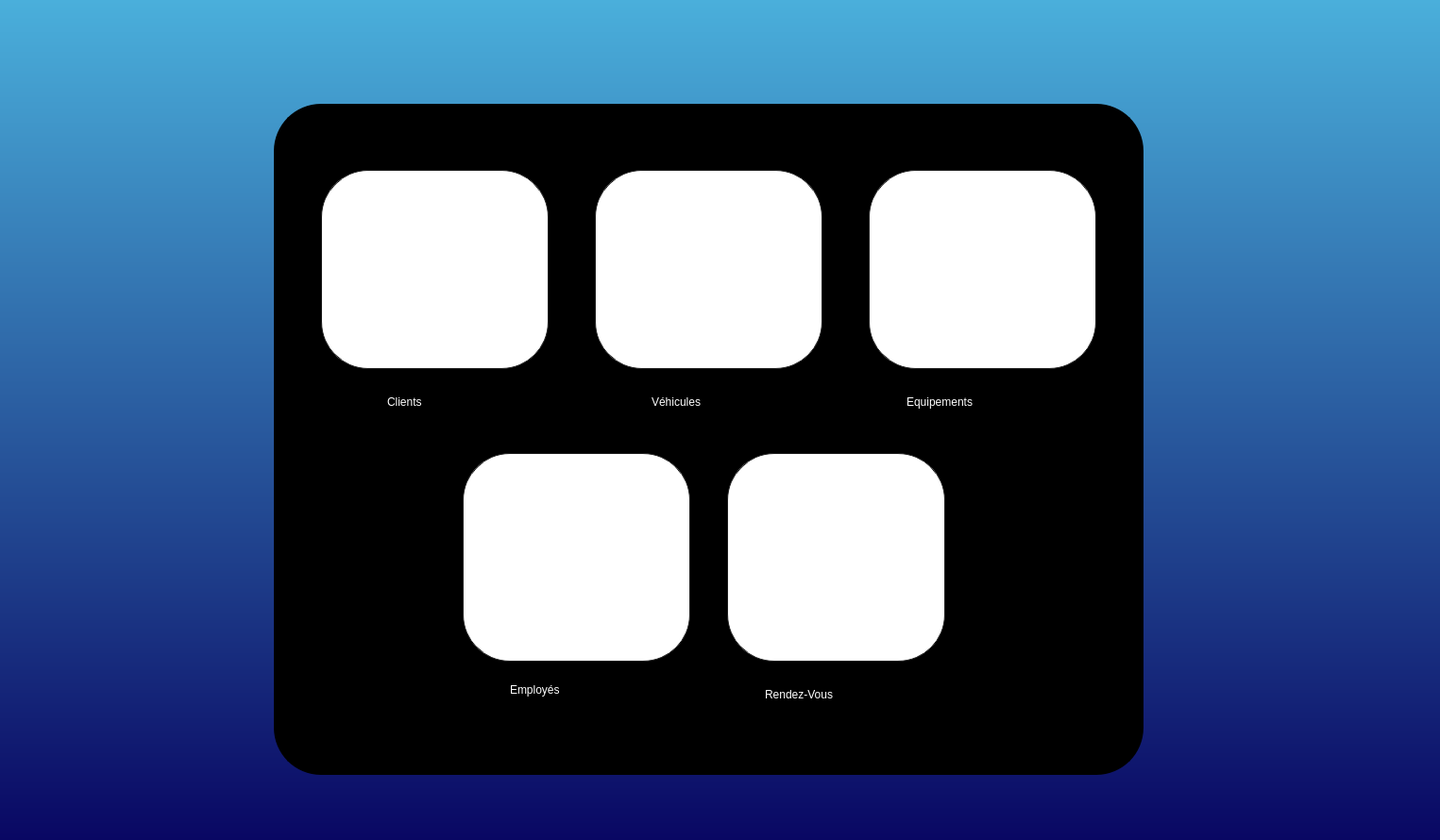
<?xml version="1.0" encoding="UTF-8"?>
<ui version="4.0">
 <class>menu</class>
 <widget class="QDialog" name="menu">
  <property name="geometry">
   <rect>
    <x>0</x>
    <y>0</y>
    <width>1525</width>
    <height>890</height>
   </rect>
  </property>
  <property name="windowTitle">
   <string>Dialog</string>
  </property>
  <property name="styleSheet">
   <string notr="true">QDialog{
/*background-color: QLinearGradient( x1: 0, y1: 0, x2: 0, y2: 1, stop: 0  #435cff, stop: 1 #00007f);*/
background-color:QLinearGradient( x1: 0, y1: 0, x2: 0, y2: 1, stop: 0 #4aafdb, stop: 1 #090763);
/*background-color:QLinearGradient( x1: 0, y1: 0, x2: 1, y2: 0, stop: 0#8a76f9 , stop: 1 #4bfceb);*/
}


QPushButton
{
    color: #b1b1b1;
background-color: #ffffff;
   /* background-color: QLinearGradient( x1: 0, y1: 0, x2: 0, y2: 1, stop: 0 #565656, stop: 0.1 #525252, stop: 0.5 #4e4e4e, stop: 0.9 #4a4a4a, stop: 1 #464646);*/

    border-width: 1px;
    border-color: #1e1e1e;
    border-style: solid;
    border-radius: 50px;
    padding: 3px;
    font-size: 12px;
    padding-left: 5px;
    padding-right: 5px;
}

QPushButton:pressed
{
 /*   background-color: QLinearGradient( x1: 0, y1: 0, x2: 0, y2: 1, stop: 0 #2d2d2d, stop: 0.1 #2b2b2b, stop: 0.5 #292929, stop: 0.9 #282828, stop: 1 #252525);*/
	background-color: rgb(179, 179, 179);
}
#menu #menu_2{
border: 2px solid black;
     /*background-color: #ffa02f;*/
	
	background-color: rgb(0, 0, 0);
     padding: 1px;
     border-radius: 50px;
     opacity: 100;

}
#menu QLabel{
	font: 16pt &quot;Segoe Print&quot;;

}</string>
  </property>
  <widget class="QLabel" name="menu_2">
   <property name="geometry">
    <rect>
     <x>290</x>
     <y>110</y>
     <width>921</width>
     <height>711</height>
    </rect>
   </property>
   <property name="text">
    <string/>
   </property>
  </widget>
  <widget class="QPushButton" name="pushButton">
   <property name="geometry">
    <rect>
     <x>340</x>
     <y>180</y>
     <width>241</width>
     <height>211</height>
    </rect>
   </property>
   <property name="text">
    <string/>
   </property>
   <property name="icon">
    <iconset resource="style.qrc">
     <normaloff>:/new/prefix1/icons/cli.png</normaloff>:/new/prefix1/icons/cli.png</iconset>
   </property>
   <property name="iconSize">
    <size>
     <width>200</width>
     <height>200</height>
    </size>
   </property>
  </widget>
  <widget class="QPushButton" name="pushButton_2">
   <property name="geometry">
    <rect>
     <x>490</x>
     <y>480</y>
     <width>241</width>
     <height>221</height>
    </rect>
   </property>
   <property name="text">
    <string/>
   </property>
   <property name="icon">
    <iconset resource="style.qrc">
     <normaloff>:/new/prefix1/icons/emp.png</normaloff>:/new/prefix1/icons/emp.png</iconset>
   </property>
   <property name="iconSize">
    <size>
     <width>200</width>
     <height>200</height>
    </size>
   </property>
  </widget>
  <widget class="QPushButton" name="pushButton_3">
   <property name="geometry">
    <rect>
     <x>630</x>
     <y>180</y>
     <width>241</width>
     <height>211</height>
    </rect>
   </property>
   <property name="text">
    <string/>
   </property>
   <property name="icon">
    <iconset resource="style.qrc">
     <normaloff>:/new/prefix1/icons/vehi.png</normaloff>:/new/prefix1/icons/vehi.png</iconset>
   </property>
   <property name="iconSize">
    <size>
     <width>200</width>
     <height>200</height>
    </size>
   </property>
  </widget>
  <widget class="QPushButton" name="pushButton_4">
   <property name="geometry">
    <rect>
     <x>920</x>
     <y>180</y>
     <width>241</width>
     <height>211</height>
    </rect>
   </property>
   <property name="text">
    <string/>
   </property>
   <property name="icon">
    <iconset resource="style.qrc">
     <normaloff>:/new/prefix1/icons/equi.png</normaloff>:/new/prefix1/icons/equi.png</iconset>
   </property>
   <property name="iconSize">
    <size>
     <width>200</width>
     <height>200</height>
    </size>
   </property>
  </widget>
  <widget class="QPushButton" name="pushButton_5">
   <property name="geometry">
    <rect>
     <x>770</x>
     <y>480</y>
     <width>231</width>
     <height>221</height>
    </rect>
   </property>
   <property name="text">
    <string/>
   </property>
   <property name="icon">
    <iconset resource="style.qrc">
     <normaloff>:/new/prefix1/icons/rend.png</normaloff>:/new/prefix1/icons/rend.png</iconset>
   </property>
   <property name="iconSize">
    <size>
     <width>200</width>
     <height>200</height>
    </size>
   </property>
  </widget>
  <widget class="QLabel" name="label_2">
   <property name="geometry">
    <rect>
     <x>410</x>
     <y>400</y>
     <width>56</width>
     <height>16</height>
    </rect>
   </property>
   <property name="text">
    <string>TextLabel</string>
   </property>
  </widget>
  <widget class="QLabel" name="label_3">
   <property name="geometry">
    <rect>
     <x>410</x>
     <y>410</y>
     <width>111</width>
     <height>31</height>
    </rect>
   </property>
   <property name="styleSheet">
    <string notr="true">color: rgb(255, 255, 255);</string>
   </property>
   <property name="text">
    <string>Clients</string>
   </property>
  </widget>
  <widget class="QLabel" name="label_4">
   <property name="geometry">
    <rect>
     <x>690</x>
     <y>410</y>
     <width>141</width>
     <height>31</height>
    </rect>
   </property>
   <property name="styleSheet">
    <string notr="true">color: rgb(255, 255, 255);</string>
   </property>
   <property name="text">
    <string>Véhicules</string>
   </property>
  </widget>
  <widget class="QLabel" name="label_5">
   <property name="geometry">
    <rect>
     <x>960</x>
     <y>410</y>
     <width>191</width>
     <height>31</height>
    </rect>
   </property>
   <property name="styleSheet">
    <string notr="true">color: rgb(255, 255, 255);</string>
   </property>
   <property name="text">
    <string>Equipements</string>
   </property>
  </widget>
  <widget class="QLabel" name="label_6">
   <property name="geometry">
    <rect>
     <x>540</x>
     <y>710</y>
     <width>161</width>
     <height>41</height>
    </rect>
   </property>
   <property name="styleSheet">
    <string notr="true">color: rgb(255, 255, 255);</string>
   </property>
   <property name="text">
    <string>Employés</string>
   </property>
  </widget>
  <widget class="QLabel" name="label_7">
   <property name="geometry">
    <rect>
     <x>810</x>
     <y>720</y>
     <width>201</width>
     <height>31</height>
    </rect>
   </property>
   <property name="styleSheet">
    <string notr="true">color: rgb(255, 255, 255);</string>
   </property>
   <property name="text">
    <string>Rendez-Vous</string>
   </property>
  </widget>
 </widget>
 <resources>
  <include location="style.qrc"/>
 </resources>
 <connections/>
</ui>
